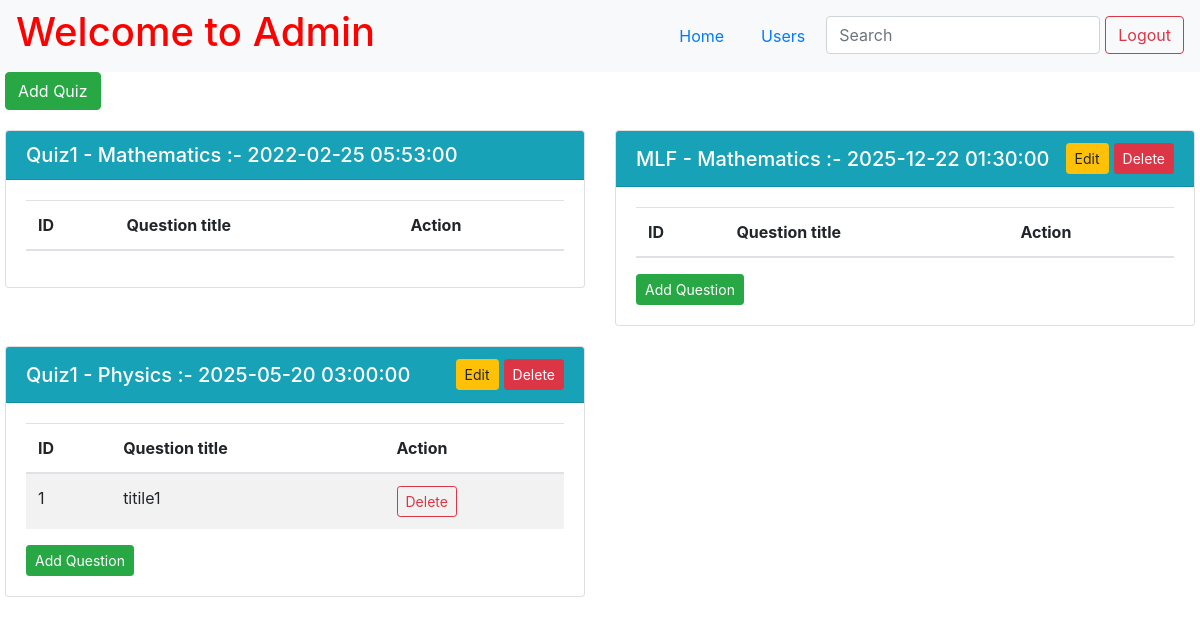
/admin/quiz (signed in), run on an earlier commit of the app's database.
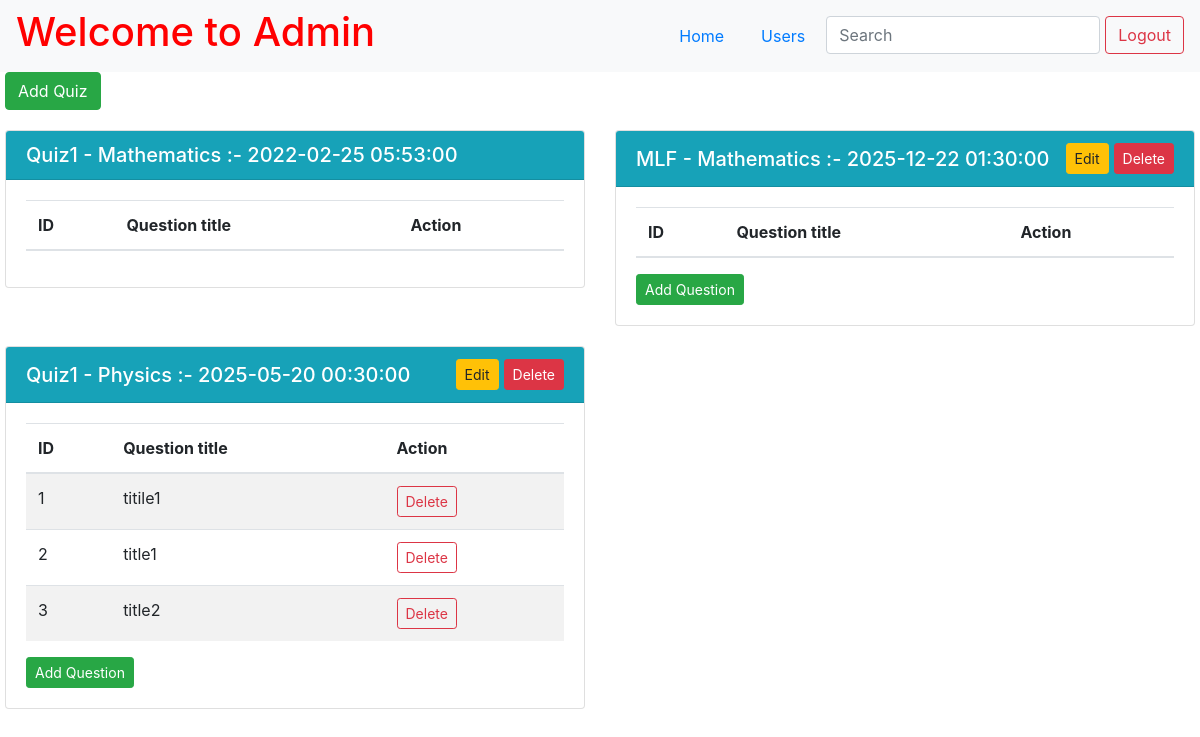
And on a later commit of the database.
### app.py (models this page shows)
class Quiz(db.Model):
    id = db.Column(db.Integer, primary_key=True)
    subject_id = db.Column(db.Integer, db.ForeignKey("subject.id"), nullable=False)
    name = db.Column(db.String(), nullable=False)
    quiz_date = db.Column(db.Date, nullable=False)
    time_duration = db.Column(db.Time, nullable=False)
    question = db.relationship('Quizwisequestion', backref="quiz")
    score = db.relationship('Score', backref="quiz")

class Subject(db.Model):
    id = db.Column(db.Integer, primary_key=True)
    name = db.Column(db.String(255), nullable=False)
    description = db.Column(db.String())
    chapter = db.relationship('Chapter', backref='subject')
    quiz = db.relationship('Quiz', backref="subject")

class Question(db.Model):
    id = db.Column(db.Integer, primary_key=True)
    chapter_id = db.Column(db.Integer, db.ForeignKey("chapter.id"), nullable=False)
    title = db.Column(db.String(255), nullable=False)
    statement = db.Column(db.String(), nullable=False, unique=True)
    option1 = db.Column(db.String(), nullable=False)
    option2 = db.Column(db.String(), nullable=False)
    option3 = db.Column(db.String(), nullable=False)
    option4 = db.Column(db.String(), nullable=False)
    correct_option = db.Column(db.Integer, nullable=False)
    quiz = db.relationship('Quizwisequestion', backref="question")

### app.py (the view)
@app.route("/admin/quiz")
def admin_quiz():
    if 'username' in session:
        admin = Admin.query.filter_by(username=session["username"]).first()
        if not admin:
            flash("Invalid Credentials!", "error")
            return redirect(url_for("index"))
    else:
        return redirect(url_for("index"))
    subjects = Subject.query.all()
    subject_data = []
    for subject in subjects:
        quizzes = [
            {
                "id": quiz.id,
                "name": quiz.name,
                "quiz_date": quiz.quiz_date,
                "time_duration": quiz.time_duration,
                "quizwisequestions": db.session.query(Question).join(Quizwisequestion).filter(Question.id == Quizwisequestion.question_id).filter_by(quiz_id=quiz.id).all(),
                "subjectwisequestions": db.session.query(Question.statement, Question.id).join(Chapter).join(Subject).filter(Question.chapter_id == Chapter.id).filter(Subject.id == Chapter.subject_id).filter(Subject.id == subject.id).all()
            }
            for quiz in Quiz.query.filter_by(subject_id=subject.id).all()
        ]
        subject_data.append({
            "id": subject.id,
            "name": subject.name,
            "description": subject.description,
            "quizzes": quizzes
        })
    return render_template("admin_quiz.html", subjects=subject_data, current_time=datetime.now().date())

### app.py (called while the page is built)
@app.after_request
def add_header(response):
    response.headers['Cache-Control'] = 'no-store, no-cache, must-revalidate, post-check=0, pre-check=0, max-age=0'
    response.headers['Pragma'] = 'no-cache'
    response.headers['Expires'] = '-1'
    return response

### templates/admin_quiz.html (shortened to what this page needs)
{% extends 'base.html' %}
{% block content %}
<div class="page-wrapper">
    <nav class="navbar navbar-expand-lg navbar-light bg-light">
        <a href="/admin/dashboard" style="text-decoration: none; color: red;">
            <h1>Welcome to Admin</h1>
        </a>
        <ul class="nav ml-auto">
            <li class="nav-item">
                <a class="nav-link" href="/admin/dashboard">Home</a>
            </li>
            <li class="nav-item">
                <a class="nav-link" href="/admin/users">Users</a>
            </li>
            <li class="nav-item">
                <input class="form-control" type="search" placeholder="Search" aria-label="Search" name="q"
                    hx-get="{{url_for('admin_search', type='quiz')}}" hx-trigger="keyup changed delay:500ms" hx-target="#search-results">
            </li>
            <li>
                <form action="/logout" class="d-inline">
                    <button type="submit" class="btn btn-outline-danger">Logout</button>
                </form>
            </li>
        </ul>
    </nav>
    <div class="container-custom">
        <div>
            <button type="button" id="add-quiz" class="btn btn-success" data-toggle="modal" data-target="#addQuiz">
                Add Quiz
            </button>
        </div>
        <div id="search-results">
            {% if not search %}
            {% include 'quiz.html' %}
            {% endif %}
        </div>
    </div>
</div>
{% endblock %}

### templates/quiz.html (shortened to what this page needs)
<div class="quiz-container row">
    {% for subject in subjects %}
    {% for quiz in subject.quizzes %}
    <div class="col-md-6 quiz-card">
        <div class="card">
            <div class="card-header bg-info text-white d-flex align-items-center justify-content-between">
                <h5 class="card-title m-0">{{ quiz.name }} - {{ subject.name }} :- {{ quiz.quiz_date }} {{
                    quiz.time_duration }}</h5>
                <div class="d-flex align-items-center">
                    {% if quiz.quiz_date>current_time %}
                    <button type="button" class="btn btn-warning btn-sm edit_button" data-toggle="modal"
                        data-target="#editQuiz{{ quiz.id }}">
                        Edit
                    </button>
                    <form action="/quiz/delete/{{ quiz.id }}" method="post"
                        onsubmit="return confirm('Are you sure you want to delete this quiz?');" class="mb-0">
                        <button class="btn btn-danger btn-sm" type="submit">Delete</button>
                    </form>
                    {% endif %}
                </div>
            </div>
            <div class="card-body d-flex flex-column">
                <table class="table table-striped mb-0">
                    <thead>
                        <tr>
                            <th>ID</th>
                            <th>Question title</th>
                            <th>Action</th>
                        </tr>
                    </thead>
                    <tbody>
                        {% for question in quiz.quizwisequestions %}
                        <tr>
                            <td>{{ loop.index }}</td>
                            <td>{{ question.title }}</td>
                            <td>
                                <div class="d-flex align-items-center">
                                    <form action="/quiz/question/delete/{{ quiz.id }}" method="post"
                                        class="mb-0">
                                        <button class="btn btn-outline-danger btn-sm"
                                            type="submit">Delete</button>
                                    </form>
                                </div>
                            </td>
                        </tr>
                        {% endfor %}
                    </tbody>
                </table>
                <div class="text-end mt-3">
                    {% if quiz.quiz_date>current_time %}
                    <button type="button" class="btn btn-success btn-sm" data-toggle="modal"
                        data-target="#appendQuestion{{ subject.id }}{{ quiz.id }}">
                        Add Question
                    </button>
                    {% endif %}
                </div>
            </div>
        </div>
    </div>
    {% endfor %}
    {% endfor %}
</div>

What changed in the data, as far as the page shows it:
changed Quiz (number 3 of 3 on the later page): time_duration "03:00:00" → "00:30:00"
added Question: title "title1", shown under Quiz (number 3 of 3 on the later page)
added Question: title "title2", shown under Quiz (number 3 of 3 on the later page)
